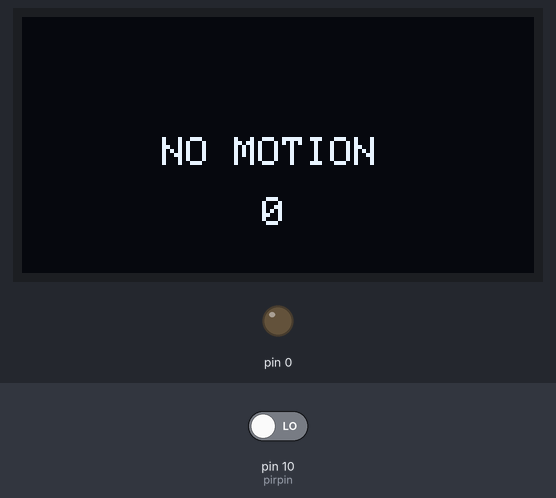
This sketch was run on a simulated Arduino Uno, built with avr-gcc and run on an emulated ATmega328P. Parts: 128×64 one-colour display, output pins drawn as LEDs (lit = HIGH). The inputs (shaded band) are chosen by the test bench; at power-on: pin 10 (pirpin) LOW.

Above: at 1.2 s.
1.3 s: pin 10 (pirpin) driven HIGH
At 2.6 s:
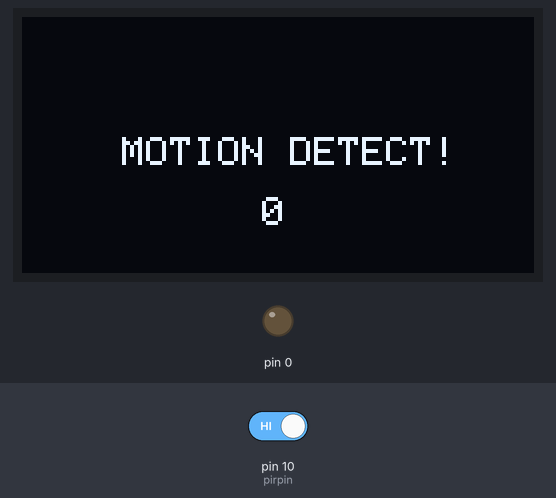
4.3 s: pin 10 (pirpin) driven LOW
At 6.8 s:
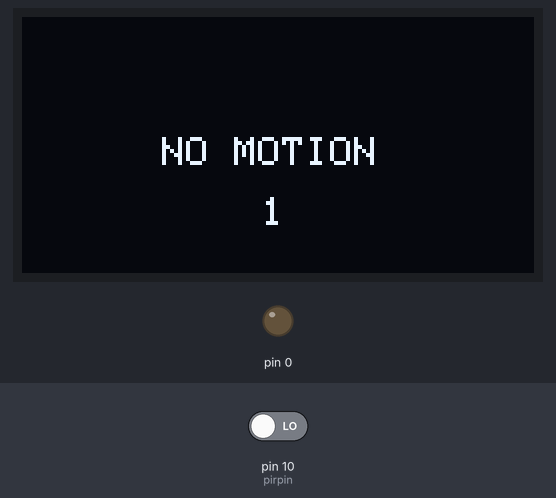
Timing chart, 0 to 8.3 s (numbered marks = the images above; inputs shaded):
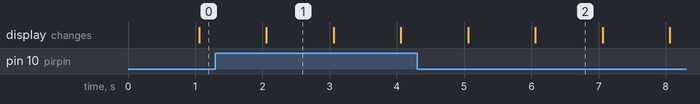

Measured:
- after the input at 1.3 s, the display: changes after 0.76 s (image 1)
- after the input at 4.3 s, the display: first changes after 0.76 s (image 2 shows a later state)
- what the display in image 1 shows lasts 1.0 s, from 2.1 s to 3.1 s

The sketch:

PIRSense.ino
```cpp
#include <SPI.h>
#include <Wire.h>
#include <Adafruit_GFX.h>
#include <Adafruit_SSD1306.h>

#define OLED_RESET 4
Adafruit_SSD1306 display(OLED_RESET);

#define pirpin 10

int led;
unsigned long TimeMot = 0;
unsigned long TimeHold = 0;
unsigned long actTime = 0;

void setup()
{
	display.begin( SSD1306_SWITCHCAPVCC, 0x3C);
	display.clearDisplay();

	pinMode (led,OUTPUT);
	pinMode(pirpin,INPUT);

	display.setTextSize(1);
	display.setTextColor( WHITE);

	actTime = millis() + 1000;
}
void loop()
{
	if(digitalRead(pirpin))
	{
		TimeHold = 0;
		display.clearDisplay();
		display.setCursor(25, 30);
		display.println( "MOTION DETECT!");
		if (actTime <= millis())
		{
			actTime = millis() + 1000;
			display.setCursor(60, 45);
			display.println(TimeMot++);
			display.display();
		}
	}
	else
	{
		TimeMot = 0;
		display.clearDisplay();
		display.setCursor(35, 30);
		display.println( "NO MOTION");
		if (actTime <= millis())
		{
			actTime = millis() + 1000;
			display.setCursor(60, 45);
			display.println(TimeHold++);
			display.display();
		}
	}
}
```
